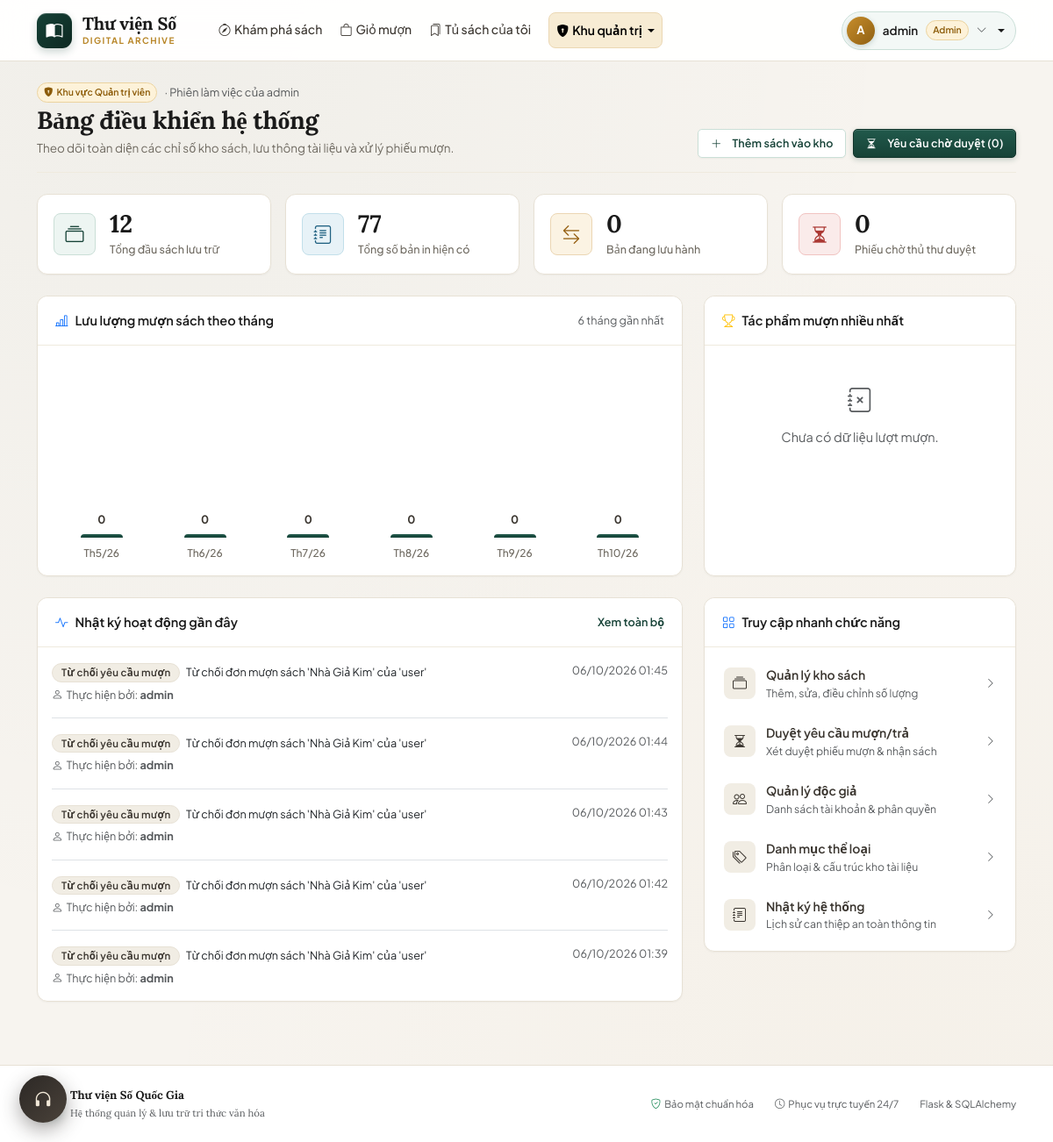
Page /admin/ (signed in) on the committed database.
### models.py (models this page shows, shortened)
class User(db.Model, UserMixin):
    __tablename__ = 'users'
    id = db.Column(db.Integer, primary_key=True)
    username = db.Column(db.String(80), unique=True, nullable=False, index=True)
    email = db.Column(db.String(120), unique=True, nullable=True)
    password_hash = db.Column(db.String(255), nullable=False)
    role = db.Column(db.String(20), nullable=False, default='user')
    is_active = db.Column(db.Boolean, nullable=False, default=True)
    created_at = db.Column(db.DateTime, default=now, nullable=False)
    borrow_requests = db.relationship('BorrowRequest', back_populates='user', lazy='dynamic')
    reviews = db.relationship('Review', back_populates='author', lazy='dynamic')
    @property
    def is_admin(self):
        return self.role == 'admin'

class AuditLog(db.Model):
    __tablename__ = 'audit_logs'
    id = db.Column(db.Integer, primary_key=True)
    actor_id = db.Column(db.Integer, db.ForeignKey('users.id'), nullable=True)
    action = db.Column(db.String(80), nullable=False)
    details = db.Column(db.Text, nullable=True)
    created_at = db.Column(db.DateTime, default=now, nullable=False, index=True)
    actor = db.relationship('User', backref='audit_logs')

### admin.py (the view)
@admin_bp.route('/')
@admin_required
def dashboard():
    now_dt = datetime.now()
    total_books = Book.query.count()
    total_copies = db.session.query(db.func.sum(Book.quantity)).scalar() or 0
    active_borrows = BorrowRequest.query.filter(
        BorrowRequest.status.in_(ACTIVE_BORROW_STATUSES)
    ).count()
    pending_count = BorrowRequest.query.filter_by(status='pending').count()
    counts_by_ym = {
        ym: cnt
        for ym, cnt in (
            db.session.query(
                db.func.strftime('%Y-%m', BorrowRequest.decided_at).label('ym'),
                db.func.count(BorrowRequest.id),
            )
            .filter(
                BorrowRequest.status.in_(['approved', 'return_pending', 'returned']),
                BorrowRequest.decided_at.isnot(None),
            )
            .group_by('ym')
            .all()
        )
    }
    monthly, max_month = [], 0
    for i in range(5, -1, -1):
        y, m = now_dt.year, now_dt.month - i
        while m <= 0:
            m += 12
            y -= 1
        count = counts_by_ym.get(f'{y}-{m:02d}', 0)
        max_month = max(max_month, count)
        monthly.append({'label': f'Th{m}/{str(y)[-2:]}', 'count': count})
    for item in monthly:
        item['pct'] = round(item['count'] / max_month * 100) if max_month else 0
    top_rows = (
        db.session.query(BorrowRequest.book_id, db.func.count(BorrowRequest.id).label('cnt'))
        .filter(BorrowRequest.status.in_(['approved', 'return_pending', 'returned']))
        .group_by(BorrowRequest.book_id)
        .order_by(db.desc('cnt'))
        .limit(5)
        .all()
    )
    top_books = []
    for book_id, cnt in top_rows:
        book = db.session.get(Book, book_id)
        if book is not None:
            top_books.append({'book': book, 'count': cnt})
    max_top = top_books[0]['count'] if top_books else 0
    recent_logs = AuditLog.query.order_by(AuditLog.created_at.desc(), AuditLog.id.desc()).limit(5).all()
    return render_template(
        'admin/dashboard.html',
        total_books=total_books,
        total_copies=total_copies,
        active_borrows=active_borrows,
        pending_count=pending_count,
        monthly=monthly,
        top_books=top_books,
        max_top=max_top,
        recent_logs=recent_logs,
    )

### admin.py (called while the page is built)
def admin_required(view):
    @wraps(view)
    @login_required
    def wrapper(*args, **kwargs):
        if not current_user.is_admin:
            abort(403)
        return view(*args, **kwargs)
    return wrapper

### templates/admin/dashboard.html (shortened to what this page needs)
{% extends 'base.html' %}
{% block content %}
<div class="page-head">
  <div>
    <div class="d-flex align-items-center gap-2 mb-1">
      <span class="user-badge-mini user-badge-admin"><i class="bi bi-shield-lock-fill me-1"></i>Khu vực Quản trị viên</span>
      <span class="text-muted small">· Phiên làm việc của {{ current_user.username }}</span>
    </div>
    <h1 class="page-title">Bảng điều khiển hệ thống</h1>
    <p class="page-sub">Theo dõi toàn diện các chỉ số kho sách, lưu thông tài liệu và xử lý phiếu mượn.</p>
  </div>
  <div class="d-flex gap-2 flex-wrap">
    {% if has_endpoint('admin.books') %}
    <a href="{{ url_for('admin.book_add') }}" class="btn btn-outline-primary btn-sm">
      <i class="bi bi-plus-lg me-1"></i>Thêm sách vào kho
    </a>
    {% endif %}
    {% if has_endpoint('admin.requests') %}
    <a href="{{ url_for('admin.requests', tab='pending') }}" class="btn btn-primary btn-sm">
      <i class="bi bi-hourglass-split me-1"></i>Yêu cầu chờ duyệt ({{ pending_count }})
    </a>
    {% endif %}
  </div>
</div>
<div class="row g-3 mb-4">
  <div class="col-6 col-lg-3">
    <div class="stat-card">
      <div class="stat-ic"><i class="bi bi-collection"></i></div>
      <div>
        <div class="stat-num">{{ total_books }}</div>
        <div class="stat-label">Tổng đầu sách lưu trữ</div>
      </div>
    </div>
  </div>
  <div class="col-6 col-lg-3">
    <div class="stat-card">
      <div class="stat-ic info"><i class="bi bi-journal-text"></i></div>
      <div>
        <div class="stat-num">{{ total_copies }}</div>
        <div class="stat-label">Tổng số bản in hiện có</div>
      </div>
    </div>
  </div>
  <div class="col-6 col-lg-3">
    <div class="stat-card">
      <div class="stat-ic warn"><i class="bi bi-arrow-left-right"></i></div>
      <div>
        <div class="stat-num">{{ active_borrows }}</div>
        <div class="stat-label">Bản đang lưu hành</div>
      </div>
    </div>
  </div>
  <div class="col-6 col-lg-3">
    <div class="stat-card">
      <div class="stat-ic bad"><i class="bi bi-hourglass-split"></i></div>
      <div>
        <div class="stat-num">{{ pending_count }}</div>
        <div class="stat-label">Phiếu chờ thủ thư duyệt</div>
      </div>
    </div>
  </div>
</div>
<div class="row g-4 mb-4">
  <div class="col-lg-8">
    <div class="card h-100">
      <div class="card-header d-flex justify-content-between align-items-center">
        <span><i class="bi bi-bar-chart-line text-primary me-2"></i>Lưu lượng mượn sách theo tháng</span>
        <span class="text-muted fw-normal small">6 tháng gần nhất</span>
      </div>
      <div class="card-body">
        <div class="chart">
          {% for m in monthly %}
          <div class="chart-col">
            <div class="chart-value">{{ m.count }}</div>
            <div class="chart-bar" style="height: {{ m.pct }}%"></div>
            <div class="chart-label">{{ m.label }}</div>
          </div>
          {% endfor %}
        </div>
      </div>
    </div>
  </div>
  <div class="col-lg-4">
    <div class="card h-100">
      <div class="card-header">
        <i class="bi bi-trophy text-warning me-2"></i>Tác phẩm mượn nhiều nhất
      </div>
      <div class="card-body">
        {% if top_books %}
        <div class="d-flex flex-column gap-3">
          {% for t in top_books %}
          <div>
            <div class="d-flex justify-content-between small mb-1">
              <span class="text-truncate me-2 fw-semibold text-dark">{{ t.book.title }}</span>
              <b class="text-nowrap">{{ t.count }} lượt</b>
            </div>
            <div class="progress" style="height: 6px;">
              <div class="progress-bar bg-primary" style="width: {{ (t.count / max_top * 100) | round(0) }}%"></div>
            </div>
          </div>
          {% endfor %}
        </div>
        {% else %}
        <div class="text-center py-4 text-muted">
          <i class="bi bi-journal-x fs-3 d-block mb-2"></i>
          Chưa có dữ liệu lượt mượn.
        </div>
        {% endif %}
      </div>
    </div>
  </div>
</div>
<div class="row g-4">
  <div class="col-lg-8">
    <div class="card">
      <div class="card-header d-flex justify-content-between align-items-center">
        <span><i class="bi bi-activity text-primary me-2"></i>Nhật ký hoạt động gần đây</span>
        {% if has_endpoint('admin.audit') %}
        <a href="{{ url_for('admin.audit') }}" class="small fw-semibold text-decoration-none">Xem toàn bộ</a>
        {% endif %}
      </div>
      <div class="px-3">
        {% for log in recent_logs %}
        <div class="d-flex justify-content-between gap-3 py-3 {{ 'border-bottom' if not loop.last else '' }}">
          <div class="text-truncate">
            <span class="badge bg-secondary me-1">{{ log.action }}</span>
            <span class="text-dark small">{{ log.details or '—' }}</span>
            <div class="small text-muted mt-1">
              <i class="bi bi-person me-1"></i>Thực hiện bởi: <strong>{{ log.actor.username if log.actor else 'Hệ thống' }}</strong>
            </div>
          </div>
          <span class="text-muted small text-nowrap">{{ log.created_at|fmt_datetime }}</span>
        </div>
        {% else %}
        <p class="text-muted py-4 mb-0 text-center">Chưa có hoạt động nào được ghi nhận.</p>
        {% endfor %}
      </div>
    </div>
  </div>
  <div class="col-lg-4">
    <div class="card">
      <div class="card-header">
        <i class="bi bi-grid text-primary me-2"></i>Truy cập nhanh chức năng
      </div>
      <div class="card-body p-2">
        {% if has_endpoint('admin.books') %}
        <a class="qlink" href="{{ url_for('admin.books') }}">
          <span class="qlink-ic"><i class="bi bi-collection"></i></span>
          <div>
            <div>Quản lý kho sách</div>
            <div class="small text-muted fw-normal">Thêm, sửa, điều chỉnh số lượng</div>
          </div>
          <i class="bi bi-chevron-right ms-auto small text-muted"></i>
        </a>
        {% endif %}
        {% if has_endpoint('admin.requests') %}
        <a class="qlink" href="{{ url_for('admin.requests') }}">
          <span class="qlink-ic"><i class="bi bi-hourglass-split"></i></span>
          <div>
            <div>Duyệt yêu cầu mượn/trả</div>
            <div class="small text-muted fw-normal">Xét duyệt phiếu mượn &amp; nhận sách</div>
          </div>
          <i class="bi bi-chevron-right ms-auto small text-muted"></i>
        </a>
        {% endif %}
        {% if has_endpoint('admin.users') %}
        <a class="qlink" href="{{ url_for('admin.users') }}">
          <span class="qlink-ic"><i class="bi bi-people"></i></span>
          <div>
            <div>Quản lý độc giả</div>
            <div class="small text-muted fw-normal">Danh sách tài khoản &amp; phân quyền</div>
          </div>
          <i class="bi bi-chevron-right ms-auto small text-muted"></i>
        </a>
        {% endif %}
        {% if has_endpoint('admin.categories') %}
        <a class="qlink" href="{{ url_for('admin.categories') }}">
          <span class="qlink-ic"><i class="bi bi-tags"></i></span>
          <div>
            <div>Danh mục thể loại</div>
            <div class="small text-muted fw-normal">Phân loại &amp; cấu trúc kho tài liệu</div>
          </div>
          <i class="bi bi-chevron-right ms-auto small text-muted"></i>
        </a>
        {% endif %}
        {% if has_endpoint('admin.audit') %}
        <a class="qlink" href="{{ url_for('admin.audit') }}">
          <span class="qlink-ic"><i class="bi bi-journal-text"></i></span>
          <div>
            <div>Nhật ký hệ thống</div>
            <div class="small text-muted fw-normal">Lịch sử can thiệp an toàn thông tin</div>
          </div>
          <i class="bi bi-chevron-right ms-auto small text-muted"></i>
        </a>
        {% endif %}
      </div>
    </div>
  </div>
</div>
{% endblock %}

### templates/base.html (shortened to what this page needs)
<!doctype html>
<html lang="vi">
<head>
  <link href="https://cdn.jsdelivr.net/npm/bootstrap@5.3.3/dist/css/bootstrap.min.css" rel="stylesheet">
  <link href="https://cdn.jsdelivr.net/npm/bootstrap-icons@1.11.3/font/bootstrap-icons.min.css" rel="stylesheet">
  <link href="{{ url_for('static', filename='css/style.css') }}" rel="stylesheet">
</head>
<body>
{% set ep = request.endpoint or '' %}
<nav class="navbar navbar-expand-lg sticky-top">
  <div class="container">
    <a class="navbar-brand" href="{{ url_for('user.home') }}">
      <span class="brand-mark"><i class="bi bi-book-half"></i></span>
      <div class="brand-text">
        <span class="brand-name">Thư viện Số</span>
        <span class="brand-tag">DIGITAL ARCHIVE</span>
      </div>
    </a>
    <div class="collapse navbar-collapse" id="mainNav">
      <ul class="navbar-nav me-auto ps-lg-4 gap-lg-1">
        <li class="nav-item">
          <a class="nav-link {{ 'active' if ep == 'user.home' }}" href="{{ url_for('user.home') }}">
            <i class="bi bi-compass me-1"></i>Khám phá sách
          </a>
        </li>
        {% if current_user.is_authenticated %}
          {% if has_endpoint('user.cart') %}
          <li class="nav-item">
            <a class="nav-link position-relative {{ 'active' if ep == 'user.cart' }}" href="{{ url_for('user.cart') }}">
              <i class="bi bi-bag me-1"></i>Giỏ mượn
            </a>
          </li>
          {% endif %}
          {% if has_endpoint('user.dashboard') %}
          <li class="nav-item">
            <a class="nav-link {{ 'active' if ep == 'user.dashboard' }}" href="{{ url_for('user.dashboard') }}">
              <i class="bi bi-bookmarks me-1"></i>Tủ sách của tôi
            </a>
          </li>
          {% endif %}
        {% endif %}
        {% if current_user.is_authenticated and current_user.is_admin %}
        <li class="nav-item dropdown ms-lg-2">
          <a class="nav-link dropdown-toggle admin-nav-item {{ 'active' if ep.startswith('admin') }}" href="#"
             data-bs-toggle="dropdown" aria-expanded="false">
            <i class="bi bi-shield-lock-fill me-1"></i>Khu quản trị
          </a>
        </li>
        {% endif %}
      </ul>
      <ul class="navbar-nav align-items-lg-center gap-2">
        {% if current_user.is_authenticated %}
        <li class="nav-item dropdown">
          <a class="user-chip dropdown-toggle {{ 'is-admin' if current_user.is_admin else '' }}" href="#" data-bs-toggle="dropdown" aria-expanded="false">
            <span class="avatar">{{ current_user.username[:1]|upper }}</span>
            <span class="d-none d-lg-inline">{{ current_user.username }}</span>
            {% if current_user.is_admin %}
            <span class="user-badge-mini user-badge-admin">Admin</span>
            {% else %}
            <span class="user-badge-mini user-badge-user">Độc giả</span>
            {% endif %}
            <i class="bi bi-chevron-down small text-muted"></i>
          </a>
        </li>
        {% endif %}
      </ul>
    </div>
  </div>
</nav>
{% block page %}
<div class="container py-4 main-container">
  {% block content %}{% endblock %}
</div>
{% endblock %}
<footer class="site-footer">
  <div class="container d-flex flex-wrap justify-content-between align-items-center gap-3">
    <div class="brand-small">
      <span class="brand-mark"><i class="bi bi-book-half"></i></span>
      <div>
        <span>Thư viện Số Quốc Gia</span>
        <div class="small fw-normal text-muted">Hệ thống quản lý &amp; lưu trữ tri thức văn hóa</div>
      </div>
    </div>
    <div class="d-flex align-items-center gap-4 text-muted small">
      <span><i class="bi bi-shield-check text-success me-1"></i>Bảo mật chuẩn hóa</span>
      <span><i class="bi bi-clock me-1"></i>Phục vụ trực tuyến 24/7</span>
      <span>Flask &amp; SQLAlchemy</span>
    </div>
  </div>
</footer>
<div class="nook" id="nook" data-playing="">
  <button class="nook-fab" id="nookToggle" type="button"
          aria-expanded="false" aria-controls="nookPanel"
          title="Góc Đọc Sách — âm thanh nền & Chế độ Tập trung">
    <i class="bi bi-headphones"></i>
  </button>
</div>
</body>
</html>

### rows in the picture
User: username "A", username "admin"
AuditLog: action "Từ chối yêu cầu mượn", details "Từ chối đơn mượn sách 'Nhà Giả Kim' của 'user'", actor "admin", created_at|fmt_datetime "06/10/2026 01:45"
AuditLog: action "Từ chối yêu cầu mượn", details "Từ chối đơn mượn sách 'Nhà Giả Kim' của 'user'", actor "admin", created_at|fmt_datetime "06/10/2026 01:44"
AuditLog: action "Từ chối yêu cầu mượn", details "Từ chối đơn mượn sách 'Nhà Giả Kim' của 'user'", actor "admin", created_at|fmt_datetime "06/10/2026 01:43"
AuditLog: action "Từ chối yêu cầu mượn", details "Từ chối đơn mượn sách 'Nhà Giả Kim' của 'user'", actor "admin", created_at|fmt_datetime "06/10/2026 01:42"
AuditLog: action "Từ chối yêu cầu mượn", details "Từ chối đơn mượn sách 'Nhà Giả Kim' của 'user'", actor "admin", created_at|fmt_datetime "06/10/2026 01:39"

### other values in the picture
{{ pending_count }} "0"
{{ total_books }} "12"
{{ total_copies }} "77"
{{ active_borrows }} "0"
{{ m.count }} "0" "0" "0" "0" "0" "0"
{{ m.label }} "Th5/26" "Th6/26" "Th7/26" "Th8/26" "Th9/26" "Th10/26"
